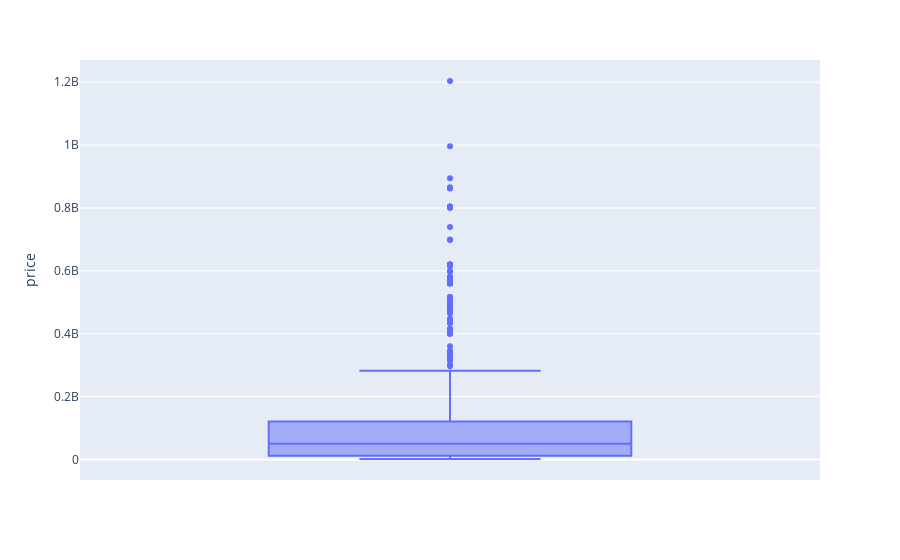

The notebook cell saved with this chart:
### Code cell
get_box_plot(processed_df,plot_parameter='price').show()

### Figure 1 — Plotly figure (JSON) as saved in the notebook; plotly's stock layout.template omitted (floating-point values rounded to 4 significant figures; data arrays with more than 128 entries replaced by an {"elided": "..."} marker saying what was removed)
{"data": [{"alignmentgroup": "True", "hovertemplate": "price=%{y}<extra></extra>", "legendgroup": "", "marker": {"color": "#636efa"}, "name": "", "notched": false, "offsetgroup": "", "orientation": "v", "showlegend": false, "type": "box", "x0": " ", "xaxis": "x", "y": {"elided": "5000 float values"}, "y0": " ", "yaxis": "y"}], "layout": {"boxmode": "group", "legend": {"tracegroupgap": 0}, "margin": {"t": 60}, "xaxis": {"anchor": "y", "domain": [0, 1]}, "yaxis": {"anchor": "x", "domain": [0, 1], "title": {"text": "price"}}}}
